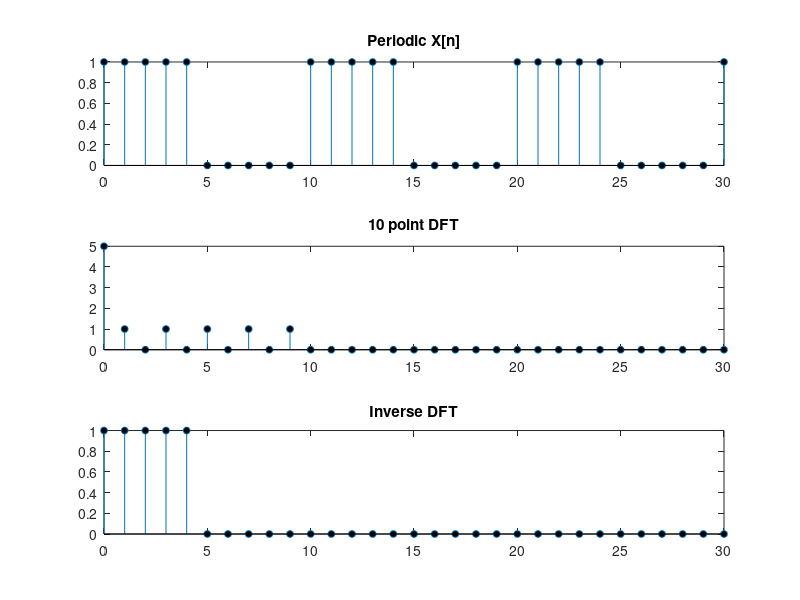

Write MATLAB code to recreate this figure.
clear all;
close all;
u=@(x) (x>=0);  %create a u[n] function
t=30;
n=0:t;          %time domain of signals

N=10;   %N point DFT

X=@(n)  u(n)-u(n-5);    %create the given x[n]
Xdel=@(n) X(mod(n,N));  % generate periodic x[n]
y=fft(X(n),N);   %DFT of x[n]
x=ifft(y,N);    %IDFT of y

Xk=zeros(1,t+1);    %padding with zeros
Xk(1:N)=y(1:N)

invXk=zeros(1,t+1); %padding with zeros
invXk(1:N)=x(1:N)

subplot(3,1,1)
stem(n,Xdel(n),'o','MarkerFaceColor','k','markerSize',5)
title('Periodic X[n]')

subplot(3,1,2)
stem(n,Xk,'o','MarkerFaceColor','k','markerSize',5)
title('10 point DFT')


subplot(3,1,3)
stem(n,invXk,'o','MarkerFaceColor','k','markerSize',5)
title('Inverse DFT')